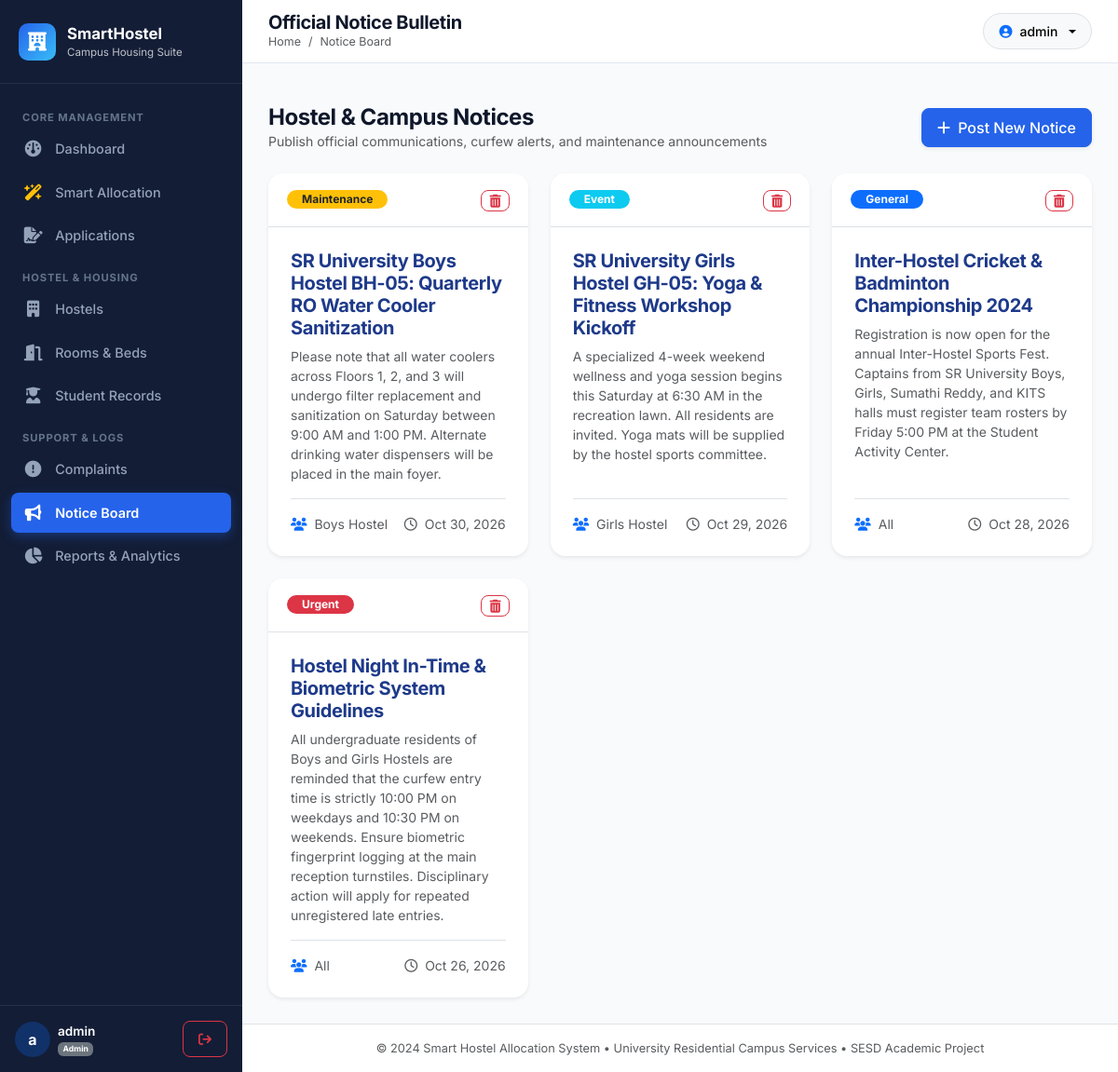
Page /admin/notices (signed in) on the committed database.
### models.py (models this page shows, shortened)
class Notice(db.Model):
    __tablename__ = 'notices'
    id = db.Column(db.Integer, primary_key=True)
    title = db.Column(db.String(150), nullable=False)
    content = db.Column(db.Text, nullable=False)
    target_audience = db.Column(db.String(50), nullable=False, default='All')  # 'All', 'Boys Hostel', 'Girls Hostel', 'Warden'
    category = db.Column(db.String(30), nullable=False, default='General')  # 'General', 'Urgent', 'Maintenance', 'Event'
    posted_by_id = db.Column(db.Integer, db.ForeignKey('users.id', ondelete='CASCADE'), nullable=False)
    created_at = db.Column(db.DateTime, default=datetime.utcnow)

### routes/admin.py (the view, shortened to what this page needs)
@admin_bp.route('/notices', methods=['GET', 'POST'])
@admin_required
def notices():
    notices_list = Notice.query.order_by(Notice.created_at.desc()).all()
    return render_template('admin/notices.html', notices=notices_list)

### routes/auth.py (called while the page is built)
def get_current_user():
    user_id = session.get('user_id')
    if user_id:
        return db.session.get(User, user_id)
    return None

def admin_required(f):
    @wraps(f)
    def decorated_function(*args, **kwargs):
        if 'user_id' not in session:
            flash('Please log in first.', 'warning')
            return redirect(url_for('auth.login'))
        if session.get('role') != 'admin':
            flash('Access denied. Administrator privileges required.', 'danger')
            return redirect(url_for('main.index'))
        return f(*args, **kwargs)
    return decorated_function

### templates/admin/notices.html (shortened to what this page needs)
{% extends 'base.html' %}
{% block page_title %}Official Notice Bulletin{% endblock %}
{% block breadcrumb %}Notice Board{% endblock %}
{% block content %}
<div class="container-fluid px-0">
    <div class="d-flex flex-wrap justify-content-between align-items-center mb-4 gap-3">
        <div>
            <h4 class="fw-bold mb-0">Hostel & Campus Notices</h4>
            <p class="text-muted small mb-0">Publish official communications, curfew alerts, and maintenance announcements</p>
        </div>
        <button type="button" class="btn btn-primary shadow-sm" data-bs-toggle="modal" data-bs-target="#newNoticeModal">
            <i class="fa-solid fa-plus me-1"></i> Post New Notice
        </button>
    </div>
    <div class="row g-4">
        {% for notice in notices %}
        <div class="col-md-6 col-lg-4">
            <div class="card border-0 shadow-sm h-100 rounded-4 overflow-hidden">
                <div class="card-header bg-white py-3 border-bottom d-flex justify-content-between align-items-center">
                    <span class="badge {% if notice.category == 'Urgent' %}bg-danger{% elif notice.category == 'Maintenance' %}bg-warning text-dark{% elif notice.category == 'Event' %}bg-info text-white{% else %}bg-primary{% endif %} rounded-pill px-3 py-1">
                        {{ notice.category }}
                    </span>
                    <form action="{{ url_for('admin.delete_notice', notice_id=notice.id) }}" method="POST" data-confirm="Delete this notice from the board?">
                        <button type="submit" class="btn btn-sm btn-outline-danger py-0 px-2" title="Delete Notice">
                            <i class="fa-solid fa-trash-can"></i>
                        </button>
                    </form>
                </div>
                <div class="card-body p-4 d-flex flex-column justify-content-between">
                    <div>
                        <h5 class="fw-bold text-navy mb-2">{{ notice.title }}</h5>
                        <p class="text-muted small mb-3" style="line-height: 1.5;">{{ notice.content }}</p>
                    </div>
                    <div class="pt-3 border-top d-flex justify-content-between align-items-center text-muted small">
                        <span><i class="fa-solid fa-users me-1 text-primary"></i> {{ notice.target_audience }}</span>
                        <span><i class="fa-regular fa-clock me-1"></i> {{ notice.created_at.strftime('%b %d, %Y') }}</span>
                    </div>
                </div>
            </div>
        </div>
        {% else %}
        <div class="col-12 text-center py-5">
            <i class="fa-solid fa-bullhorn fs-1 text-muted mb-3"></i>
            <h5 class="text-muted">No notices currently posted.</h5>
            <button class="btn btn-primary mt-2" data-bs-toggle="modal" data-bs-target="#newNoticeModal">Post First Notice</button>
        </div>
        {% endfor %}
    </div>
</div>
{% endblock %}

### static/css/style.css (style rules this page uses)
:root { --navy-darkest: #0a1128; --navy-dark: #0f172a; --navy-sidebar: #131d36; --navy-card: #1e293b; --navy-primary: #1e3a8a; --blue-primary: #2563eb; --blue-light: #38bdf8; --blue-bg-light: #f0f7ff; --blue-soft: #e0f2fe; --success-color: #10b981; --success-bg: #ecfdf5; --warning-color: #f59e0b; --warning-bg: #fffbeb; --danger-color: #ef4444; --danger-bg: #fef2f2; --info-color: #0284c7; --info-bg: #e0f2fe; --text-main: #1e293b; --text-muted: #64748b; --text-light: #94a3b8; --bg-main: #f8fafc; --border-color: #e2e8f0; --card-radius: 14px; --transition-fast: all 0.2s ease-in-out; }
body { font-family: 'Inter', system-ui, -apple-system, BlinkMacSystemFont, "Segoe UI", Roboto, sans-serif; background-color: var(--bg-main); color: var(--text-main); min-height: 100vh; margin: 0; display: flex; flex-direction: column; }
h1, h2, h3, h4, h5, h6 { font-weight: 700; letter-spacing: -0.02em; color: #0f172a; }
.text-navy { color: var(--navy-primary) !important; }
.btn { font-weight: 500; border-radius: 8px; padding: 0.5rem 1rem; transition: var(--transition-fast); }
.btn-primary { background-color: var(--blue-primary); border-color: var(--blue-primary); }
.card { border: 1px solid var(--border-color); border-radius: var(--card-radius); box-shadow: 0 1px 3px 0 rgba(0, 0, 0, 0.05), 0 1px 2px -1px rgba(0, 0, 0, 0.05); background-color: #ffffff; transition: var(--transition-fast); }
.card-header { background-color: #ffffff; border-bottom: 1px solid var(--border-color); padding: 1rem 1.25rem; font-weight: 600; border-top-left-radius: var(--card-radius) !important; border-top-right-radius: var(--card-radius) !important; }

### rows in the picture
Notice: category "Maintenance", title "SR University Boys Hostel BH-05: Quarterly RO Water Cooler Sanitization", content "Please note that all water coolers across Floors 1, 2, and 3 will undergo filter replacement and sanitization on Saturday between 9:00 AM and 1:00 PM. Alternate drinking water dispensers will be placed in the main foyer.", target_audience "Boys Hostel", created_at "Oct 30, 2026"
Notice: category "Event", title "SR University Girls Hostel GH-05: Yoga & Fitness Workshop Kickoff", content "A specialized 4-week weekend wellness and yoga session begins this Saturday at 6:30 AM in the recreation lawn. All residents are invited. Yoga mats will be supplied by the hostel sports committee.", target_audience "Girls Hostel", created_at "Oct 29, 2026"
Notice: category "General", title "Inter-Hostel Cricket & Badminton Championship 2024", content "Registration is now open for the annual Inter-Hostel Sports Fest. Captains from SR University Boys, Girls, Sumathi Reddy, and KITS halls must register team rosters by Friday 5:00 PM at the Student Activity Center.", target_audience "All", created_at "Oct 28, 2026"
Notice: category "Urgent", title "Hostel Night In-Time & Biometric System Guidelines", content "All undergraduate residents of Boys and Girls Hostels are reminded that the curfew entry time is strictly 10:00 PM on weekdays and 10:30 PM on weekends. Ensure biometric fingerprint logging at the main reception turnstiles. Disciplinary action will apply for repeated unregistered late entries.", target_audience "All", created_at "Oct 26, 2026"

### other values in the picture
{{ session.get('display_name', 'U')[:1] }} "a"
{{ session.get('display_name') }} "admin"
{{ session.get('role') }} "Admin"
{{ current_year }} "2024"
